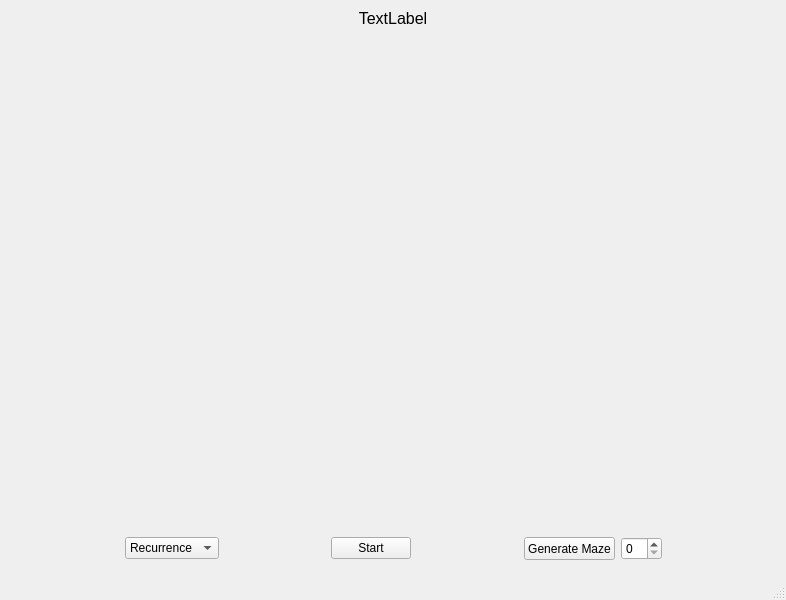
<?xml version="1.0" encoding="UTF-8"?>
<ui version="4.0">
 <class>MainWindow</class>
 <widget class="QMainWindow" name="MainWindow">
  <property name="geometry">
   <rect>
    <x>0</x>
    <y>0</y>
    <width>786</width>
    <height>600</height>
   </rect>
  </property>
  <property name="sizePolicy">
   <sizepolicy hsizetype="Maximum" vsizetype="Maximum">
    <horstretch>0</horstretch>
    <verstretch>0</verstretch>
   </sizepolicy>
  </property>
  <property name="windowTitle">
   <string>MainWindow</string>
  </property>
  <widget class="QWidget" name="centralwidget">
   <property name="sizePolicy">
    <sizepolicy hsizetype="Maximum" vsizetype="Maximum">
     <horstretch>0</horstretch>
     <verstretch>0</verstretch>
    </sizepolicy>
   </property>
   <layout class="QVBoxLayout" name="verticalLayout_3">
    <item>
     <widget class="QLabel" name="label">
      <property name="sizePolicy">
       <sizepolicy hsizetype="Minimum" vsizetype="Minimum">
        <horstretch>0</horstretch>
        <verstretch>0</verstretch>
       </sizepolicy>
      </property>
      <property name="font">
       <font>
        <pointsize>12</pointsize>
       </font>
      </property>
      <property name="text">
       <string>TextLabel</string>
      </property>
      <property name="alignment">
       <set>Qt::AlignCenter</set>
      </property>
      <property name="margin">
       <number>10</number>
      </property>
     </widget>
    </item>
    <item>
     <widget class="QLabel" name="canvas">
      <property name="sizePolicy">
       <sizepolicy hsizetype="MinimumExpanding" vsizetype="MinimumExpanding">
        <horstretch>0</horstretch>
        <verstretch>0</verstretch>
       </sizepolicy>
      </property>
      <property name="text">
       <string/>
      </property>
     </widget>
    </item>
    <item>
     <spacer name="verticalSpacer">
      <property name="orientation">
       <enum>Qt::Vertical</enum>
      </property>
      <property name="sizeType">
       <enum>QSizePolicy::Minimum</enum>
      </property>
      <property name="sizeHint" stdset="0">
       <size>
        <width>20</width>
        <height>40</height>
       </size>
      </property>
     </spacer>
    </item>
    <item>
     <widget class="QWidget" name="widget" native="true">
      <property name="sizePolicy">
       <sizepolicy hsizetype="Minimum" vsizetype="Maximum">
        <horstretch>0</horstretch>
        <verstretch>0</verstretch>
       </sizepolicy>
      </property>
      <layout class="QGridLayout" name="gridLayout">
       <item row="0" column="8">
        <widget class="QSpinBox" name="spinBox"/>
       </item>
       <item row="0" column="5">
        <spacer name="horizontalSpacer">
         <property name="orientation">
          <enum>Qt::Horizontal</enum>
         </property>
         <property name="sizeHint" stdset="0">
          <size>
           <width>40</width>
           <height>20</height>
          </size>
         </property>
        </spacer>
       </item>
       <item row="0" column="1">
        <widget class="QComboBox" name="comboBox">
         <property name="sizePolicy">
          <sizepolicy hsizetype="Minimum" vsizetype="Fixed">
           <horstretch>0</horstretch>
           <verstretch>0</verstretch>
          </sizepolicy>
         </property>
         <item>
          <property name="text">
           <string>Recurrence</string>
          </property>
         </item>
         <item>
          <property name="text">
           <string>Q_Learning</string>
          </property>
         </item>
         <item>
          <property name="text">
           <string>Sarsa</string>
          </property>
         </item>
        </widget>
       </item>
       <item row="0" column="0">
        <spacer name="horizontalSpacer_2">
         <property name="orientation">
          <enum>Qt::Horizontal</enum>
         </property>
         <property name="sizeHint" stdset="0">
          <size>
           <width>40</width>
           <height>20</height>
          </size>
         </property>
        </spacer>
       </item>
       <item row="0" column="3">
        <widget class="QPushButton" name="pushButton">
         <property name="sizePolicy">
          <sizepolicy hsizetype="Minimum" vsizetype="Fixed">
           <horstretch>0</horstretch>
           <verstretch>0</verstretch>
          </sizepolicy>
         </property>
         <property name="text">
          <string>Start</string>
         </property>
        </widget>
       </item>
       <item row="0" column="2">
        <spacer name="horizontalSpacer_3">
         <property name="orientation">
          <enum>Qt::Horizontal</enum>
         </property>
         <property name="sizeHint" stdset="0">
          <size>
           <width>40</width>
           <height>20</height>
          </size>
         </property>
        </spacer>
       </item>
       <item row="0" column="7">
        <widget class="QPushButton" name="pushButton_2">
         <property name="sizePolicy">
          <sizepolicy hsizetype="Minimum" vsizetype="Minimum">
           <horstretch>0</horstretch>
           <verstretch>0</verstretch>
          </sizepolicy>
         </property>
         <property name="text">
          <string>Generate Maze</string>
         </property>
        </widget>
       </item>
       <item row="0" column="18">
        <spacer name="horizontalSpacer_4">
         <property name="orientation">
          <enum>Qt::Horizontal</enum>
         </property>
         <property name="sizeHint" stdset="0">
          <size>
           <width>40</width>
           <height>20</height>
          </size>
         </property>
        </spacer>
       </item>
      </layout>
     </widget>
    </item>
   </layout>
  </widget>
  <widget class="QStatusBar" name="statusbar"/>
 </widget>
 <resources/>
 <connections/>
</ui>
